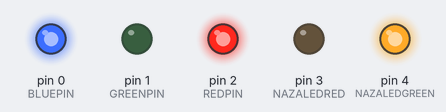
This sketch was run on a simulated Arduino Uno, built with avr-gcc and run on an emulated ATmega328P. Shown: output pins drawn as LEDs (lit = HIGH).

Above: at 0.44 s.
At 1.8 s:
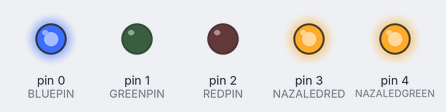
At 29.48 s:
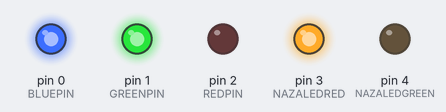
At 58.7 s:
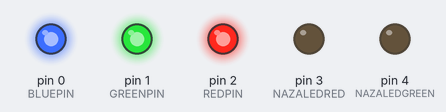
Timing chart, 0 to 59.5 s (numbered marks = the images above):
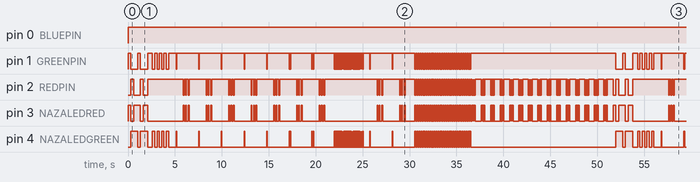

Measured:
- by itself, pin 0 (BLUEPIN): LOW → HIGH at 0.00 s
- by itself, pin 1 (GREENPIN), pin 2 (REDPIN), pin 3 (NAZALEDRED), pin 4 (NAZALEDGREEN): moves between LOW and HIGH, repeating every 51.7 s
- by itself, everything shown: repeats every 51.7 s, in 243 steps

The sketch:

NazaLEDSimulator.ino
```cpp
/*
 * Simulator fuer NAZA LED Leuchtsequenzen.
 * Dient der Entwicklung des "NazaLED" Programmes, damit nicht jedes Mal
 * der Kopter aufgeschraubt werden muss.
 *
*/

// Anpassen, falls andere Ports gewuenscht sind
#define REDPIN 2
#define GREENPIN 1
#define BLUEPIN 0
#define NAZALEDRED 3
#define NAZALEDGREEN 4

#define RED 'R'
#define GREEN 'G'
#define YELLOW 'Y'

// Nicht viel zu tun hier
void setup() {
  pinMode(REDPIN, OUTPUT);
  pinMode(GREENPIN, OUTPUT);
  pinMode(BLUEPIN, OUTPUT);
  pinMode(NAZALEDRED, OUTPUT);
  pinMode(NAZALEDGREEN, OUTPUT);
}

// Kann beliebig angepasst werden. Die schnellste Sequenz ist z.B. "batteryEmpty". Wemm man also
// testen will, ob "NazaLED" mit auslesen und zeichnen nachkommt, dann kann man hier auch
// ausschliesslich "batteryEmpty()" loopen lassen.
void loop() {
  startup();
  for (int i = 0; i < 5; i++) {
    noGPSLink();
  }
  for (int i = 0; i < 2; i++) {
    noGPSLinkStickNotMiddle();
  }
  lockAcquired();
  for (int i = 0; i < 2; i++) {
    noGPSLink();
  }
  for (int i = 0; i < 30; i++) {
    failsafe();
  }
  for (int i = 0; i < 15; i++) {
    batteryEmpty();
  }
}

void batteryEmpty() {
  blink(RED, 84, 17);
  blink(RED, 84, 17);
  blink(RED, 84, 17);
  blink(RED, 84, 617);
}

void startup() {
  blink(RED, 286, 0);
  blink(GREEN, 315, 0);
  blink(YELLOW, 424, 0);
  blink(RED, 277, 0);
  blink(GREEN, 315, 0);
  blink(YELLOW, 483, 500);
  blink(GREEN, 239, 256);
  blink(GREEN, 239, 252);
  blink(GREEN, 244, 256);
  blink(GREEN, 244, 798);
}

void lockAcquired() {
  for (int i = 0; i < 30; i++) {
    blink(GREEN, 42, 59);
  }
  blink(GREEN, 42, 676);
}

void failsafe() {
  blink(YELLOW, 105, 97);
}

void noGPSLink() {
  blink (GREEN, 63, 718);
  blink (RED, 63, 176);
  blink (RED, 63, 185);
  blink (RED, 105, 1037);
}

void noGPSLinkStickNotMiddle() {
  blink (GREEN, 63, 59);
  blink (GREEN, 63, 596);
  blink (RED, 63, 176);
  blink (RED, 63, 185);
  blink (RED, 105, 1037);
}


void blink(char color, unsigned long lightMillis, unsigned long pauseMillis) {
  if (color == RED) {
    red(lightMillis, pauseMillis);
  } else if (color == GREEN) {
    green(lightMillis, pauseMillis);
  } else if (color == YELLOW) {
    yellow(lightMillis, pauseMillis);
  }
}

void red(unsigned long lightMillis, unsigned long pauseMillis) {
  analogWrite(REDPIN, 0);
  analogWrite(BLUEPIN, 255);
  analogWrite(GREENPIN, 255);
  digitalWrite(NAZALEDRED, 1);
  digitalWrite(NAZALEDGREEN, 0);
  delay(lightMillis);
  black();
  delay(pauseMillis);
}

void green(unsigned long lightMillis, unsigned long pauseMillis) {
  analogWrite(REDPIN, 255);
  analogWrite(BLUEPIN, 255);
  analogWrite(GREENPIN, 0);
  digitalWrite(NAZALEDRED, 0);
  digitalWrite(NAZALEDGREEN, 1);
  delay(lightMillis);
  black();
  delay(pauseMillis);
}

void yellow(unsigned long lightMillis, unsigned long pauseMillis) {
  analogWrite(REDPIN, 0);
  analogWrite(BLUEPIN, 255);
  analogWrite(GREENPIN, 50);
  digitalWrite(NAZALEDRED, 1);
  digitalWrite(NAZALEDGREEN, 1);
  delay(lightMillis);
  black();
  delay(pauseMillis);
}

void black() {
  analogWrite(REDPIN, 255);
  analogWrite(GREENPIN, 255);
  analogWrite(BLUEPIN, 255);
  digitalWrite(NAZALEDRED, 0);
  digitalWrite(NAZALEDGREEN, 0);
}
```
